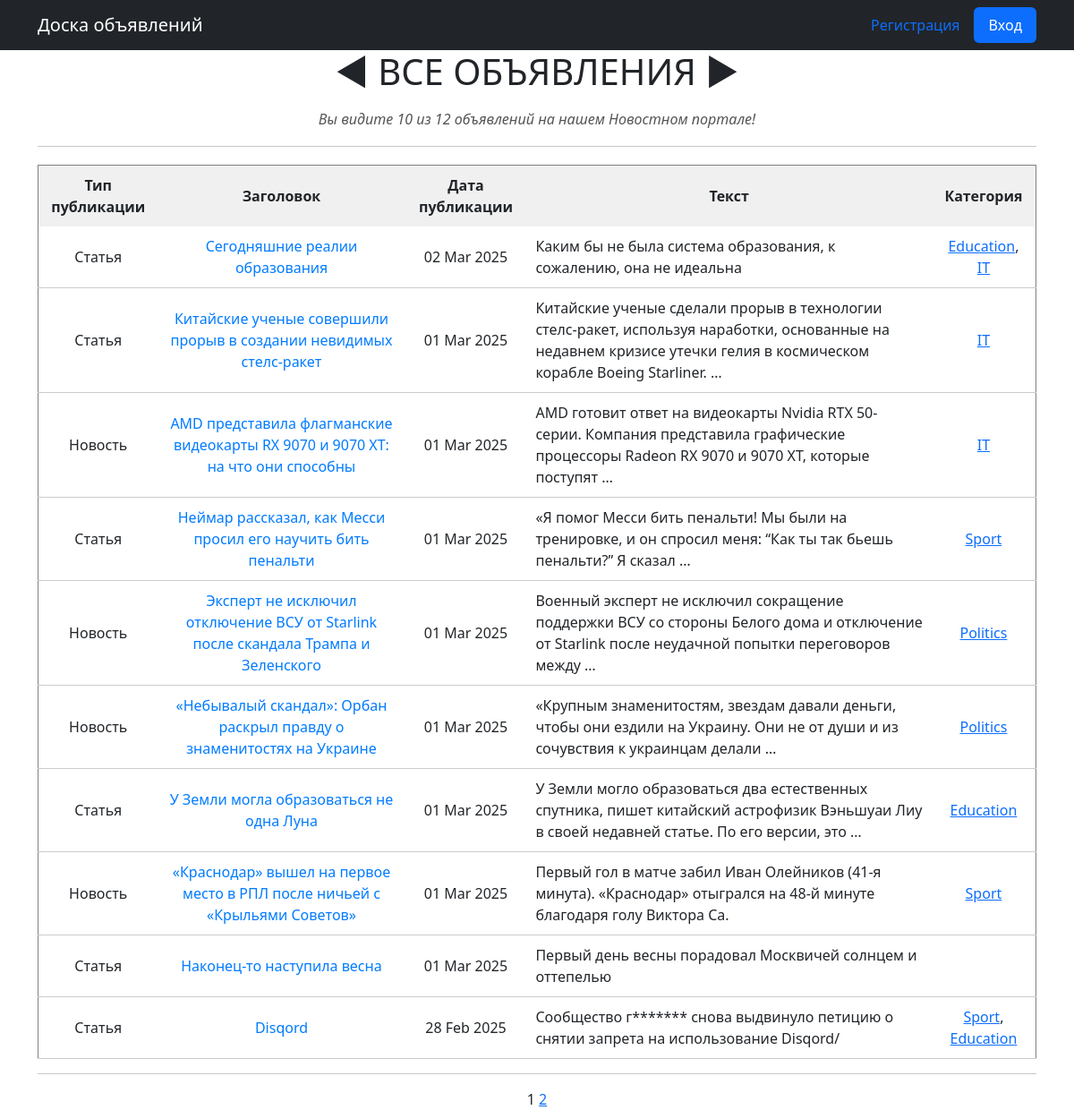
Before: /news/ with the older database file.
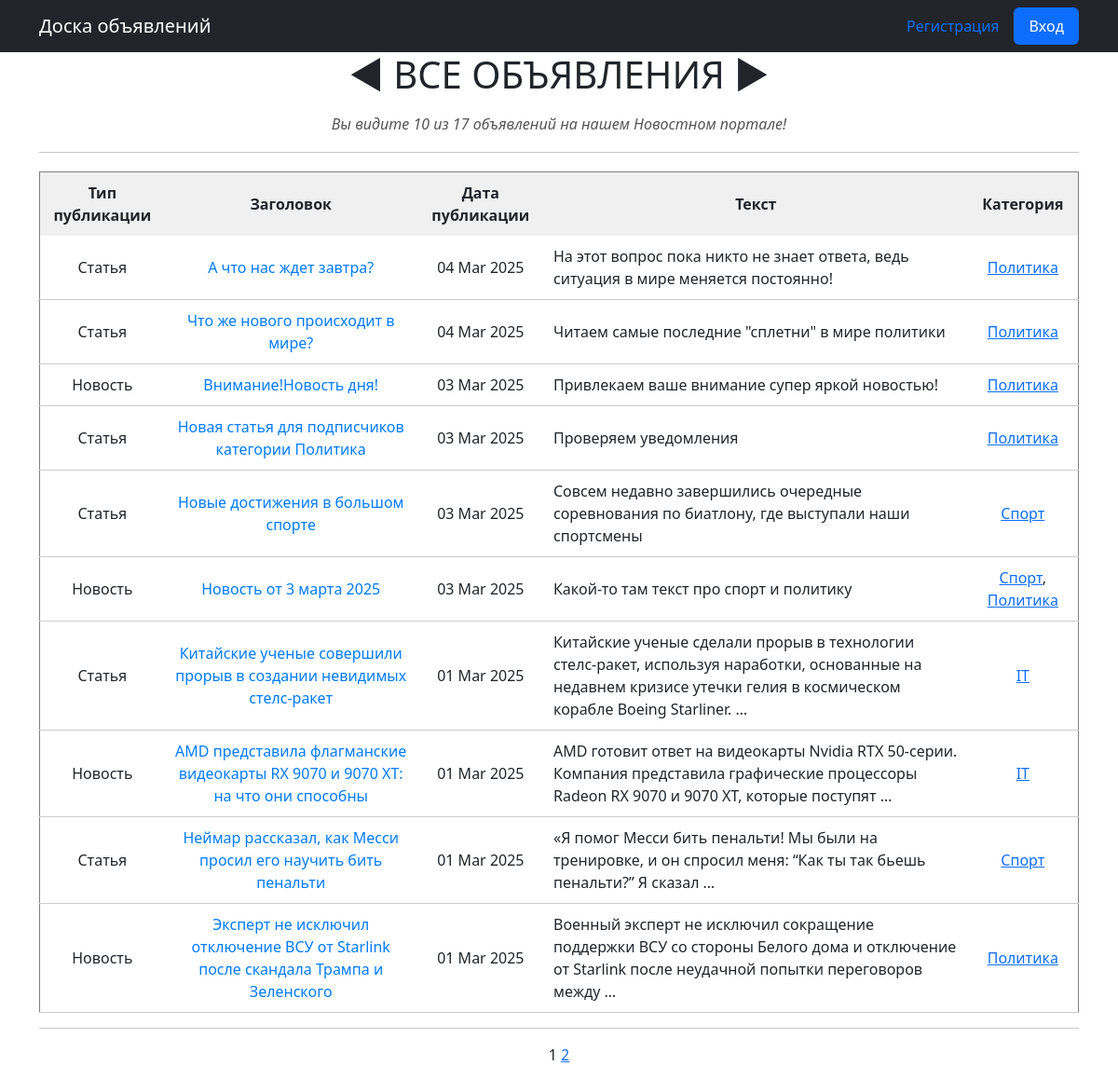
After: the same page with the newer database file.
### news/models.py (models this page shows, shortened)
class Post(models.Model):
    author = models.ForeignKey(Author, on_delete=models.CASCADE)
    ARTICLE = 'AR'
    NEWS = 'NW'
    CATEGORIES = (
        (NEWS, 'Новость'),
        (ARTICLE, 'Статья'),
    )
    publication = models.CharField(max_length=2, choices=CATEGORIES, default=NEWS)
    date_creation = models.DateTimeField(auto_now_add=True)
    post_category = models.ManyToManyField(Category, through='PostCategory')
    title = models.CharField(max_length=256)
    text = models.TextField()
    rating = models.SmallIntegerField(default=0)

class Category(models.Model):
    name_category = models.CharField(max_length=64, unique=True)
    subscribers = models.ManyToManyField(User, related_name='categories')
    def __str__(self):
        return f'{self.name_category}'

### news/views.py (the view)
# urls.py: path('', cache_page(60)(NewsList.as_view()), name='news_list'),
class NewsList(ListView):
    model = Post
    ordering = '-date_creation'
    template_name = 'news.html'
    context_object_name = 'news'
    paginate_by = 10
    def get_context_data(self, **kwargs):
        context = super().get_context_data(**kwargs)
        user = self.request.user
        context['is_author'] = user.is_authenticated and user.groups.filter(name='authors').exists()
        context['date_creation'] = datetime.utcnow()
        if user.is_authenticated and context['is_author']:
            limit = settings.DAY_LIMIT_POSTS
            prev_day = timezone.now() - timedelta(hours=24)
            posts_day_count = Post.objects.filter(
                date_creation__gte=prev_day,
                author__authorUser=user
            ).count()
            context.update({
                'limit': limit,
                'count': posts_day_count,
                'posts_limit': posts_day_count >= limit,
            })
        else:
            context.update({'limit': 0, 'count': 0, 'posts_limit': False})
        return context

### news/templatetags/custom_filters.py (called while the page is built)
@register.filter()
def censor(value):
    bad_word = ['Искусство', 'Мэр', 'геймеров', 'очко']
    for word in value.split():
        for i in bad_word:
            if i.lower() in word.lower().replace(',.:;/-\\""', ''):
                value = value.replace(i, f"{i[0]}{'*' * (len(i) - 1)}")
    if not isinstance(value, str):
        raise TypeError(f'Фильтр применяется к неразрешенному типу {type(value)}\nРазрешенный тип str')
    return value

### templates/news.html (shortened to what this page needs)
{% extends 'flatpages/default.html' %}
{% load custom_filters %}
{% block content %}
<h1 style="text-align: center; margin-bottom: 20px;">◄ ВСЕ ОБЪЯВЛЕНИЯ ►</h1>
<h6 style="text-align: center; color: #555;"><i>Вы видите {{ news|length }} из {{ paginator.count }} объявлений на нашем Новостном портале!</i></h6>
<hr style="margin: 20px 0;">
{% if news %}
    <table border="1" cellpadding="10" cellspacing="0" width="100%" style="border-collapse: collapse; text-align: center;">
        <thead style="background-color: #f0f0f0; font-weight: bold;">
            <tr>
                <th>Тип публикации</th>
                <th>Заголовок</th>
                <th>Дата публикации</th>
                <th>Текст</th>
                <th>Категория</th>
            </tr>
        </thead>
        <tbody>
            {% for new in news %}
            <tr style="border-bottom: 1px solid #ccc;">
                <td>{{ new.get_publication_display }}</td>
                <td>
                    <a class="nav-link" href="{% url 'new_detail' new.id %}" style="text-decoration: none; color: #007bff;">{{ new.title|censor }}</a>
                </td>
                <td>{{ new.date_creation|date:'d M Y' }}</td>
                <td style="text-align: left;">{{ new.text|truncatewords:20|censor }}</td>
                <td>
                    {% for category in new.post_category.all %}
                        <a href="{% url 'category_news' category.id %}">{{ category }}</a>{% if not forloop.last %}, {% endif %}
                    {% endfor %}
                </td>
            </tr>
            {% endfor %}
        </tbody>
    </table>
{% else %}
    <h2>Объявления не найдены!</h2>
   {% endif %}
   <hr>
   {{ page_obj.number }}
   {% if page_obj.has_next %}
       <a href="?page={{ page_obj.next_page_number }}">{{ page_obj.next_page_number }}</a>
   {% endif %}
{% endblock content %}

Changed rows visible on the page:
removed Post: publication "Статья", title|censor "Сегодняшние реалии образования", date_creation "02 Mar 2025", text|censor "Каким бы не была система образования, к сожалению, она не идеальна", Category (name_category "IT")
no longer on this page (row edited): Category: name_category "Education"
no longer on this page (row unchanged): Post: publication "Новость", title|censor "«Небывалый скандал»: Орбан раскрыл правду о знаменитостях на Украине", date_creation "01 Mar 2025", text|censor "«Крупным знаменитостям, звездам давали деньги, чтобы они ездили на Украину. Они не от души и из сочувствия к украинцам делали …", Category (name_category "Politics")
no longer on this page (row unchanged): Post: publication "Статья", title|censor "У Земли могла образоваться не одна Луна", date_creation "01 Mar 2025", text|censor "У Земли могло образоваться два естественных спутника, пишет китайский астрофизик Вэньшуаи Лиу в своей недавней статье. По его версии, это …"
no longer on this page (row unchanged): Post: publication "Новость", title|censor "«Краснодар» вышел на первое место в РПЛ после ничьей с «Крыльями Советов»", date_creation "01 Mar 2025", text|censor "Первый гол в матче забил Иван Олейников (41-я минута). «Краснодар» отыгрался на 48-й минуте благодаря голу Виктора Са.", Category (name_category "Sport")
no longer on this page (row unchanged): Post: publication "Статья", title|censor "Наконец-то наступила весна", date_creation "01 Mar 2025", text|censor "Первый день весны порадовал Москвичей солнцем и оттепелью"
no longer on this page (row unchanged): Post: publication "Статья", title|censor "Disqord", date_creation "28 Feb 2025", text|censor "Сообщество г******* снова выдвинуло петицию о снятии запрета на использование Disqord/", Category (name_category "Sport")
added Post: publication "Статья", title|censor "А что нас ждет завтра?", date_creation "04 Mar 2025", text|censor "На этот вопрос пока никто не знает ответа, ведь ситуация в мире меняется постоянно!", Category (name_category "Политика")
changed Category: name_category "Politics" → "Политика"
added Post: publication "Статья", title|censor "Что же нового происходит в мире?", date_creation "04 Mar 2025", text|censor "Читаем самые последние \"сплетни\" в мире политики", Category (name_category "Политика")
added Post: publication "Новость", title|censor "Внимание!Новость дня!", date_creation "03 Mar 2025", text|censor "Привлекаем ваше внимание супер яркой новостью!", Category (name_category "Политика")
added Post: publication "Статья", title|censor "Новая статья для подписчиков категории Политика", date_creation "03 Mar 2025", text|censor "Проверяем уведомления", Category (name_category "Политика")
added Post: publication "Статья", title|censor "Новые достижения в большом спорте", date_creation "03 Mar 2025", text|censor "Совсем недавно завершились очередные соревнования по биатлону, где выступали наши спортсмены", Category (name_category "Спорт")
changed Category: name_category "Sport" → "Спорт"
added Post: publication "Новость", title|censor "Новость от 3 марта 2025", date_creation "03 Mar 2025", text|censor "Какой-то там текст про спорт и политику", Category (name_category "Спорт"), Category (name_category "Политика")
Other visible differences:
{{ paginator.count }}: "12" → "17"
